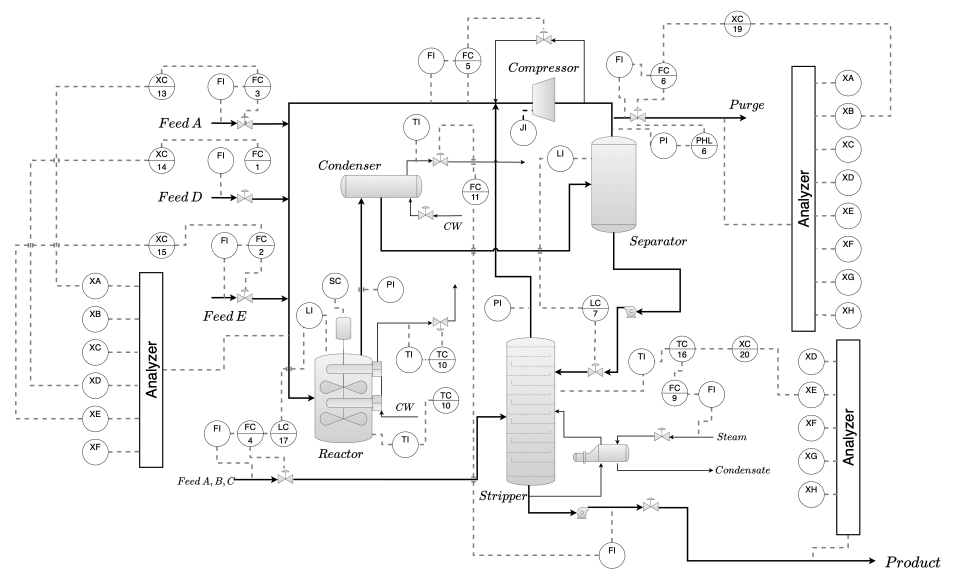
#> input picture lectures/l05/figures/tep-screenshot.png, 1908 x 1160 px (shown at 1/2 size)
$ python make_figures.py
#> lines starting #> are read from the running program, lines starting #| are printed output that depends on the picture
#!/usr/bin/env python3
"""Generate the L7 figures.

Run with:
    uv run --with pandas --with numpy --with matplotlib --with pyarrow python make_figures.py

Every number in the notes and the deck comes from this script or from the demo
notebook. Nothing is asserted.

ONE UNIT, TWO RECORDS
---------------------
The whole session runs on a single loop: the A and C feed of the Tennessee Eastman
plant, `xmv_4` (the valve) against `xmeas_4` (the flow). An earlier draft opened on
daily beer sales in Sao Paulo and then moved to a stirred tank, so the room met three
datasets before the first fit. It now meets one.

That loop has two records, and the difference between them is the session:

  * the record we make. The same loop, open loop, ramped and not waited on. This is
    the experiment operations will not let you run on a live unit, so we simulate it
    at the parameters measured FROM the archive (tau = 10.6 min, K = 0.130) at the
    archive's own operating point (valve 57.6 %, flow 8.79). Same loop, same units.
  * the record we have. The archive itself, 3-minute samples, under automatic control.

Two findings shaped this and are worth recording, because both contradicted a draft.

The archive CANNOT draw the loop. `xmv_4` is under closed-loop control and rattles
every sample, so flow against valve comes back as a cloud with a trend and the best
60-row window is a scribble. That is not a reason to avoid the archive. It is the
session's closing argument (closed-loop identification) arriving as a picture on slide
three, which is why `archive-cloud.png` exists and is shown next to the loop.

And the excitation failure cannot be shown with a step. A step recovers the true time
constant to three figures. It needs an input that genuinely never moves, which drops
the design matrix to rank 1 and returns a gain of exactly zero. That is a failure of
persistent excitation, not of the fit.

FIGURE SHAPES ARE CHOSEN FOR THE SLIDE
--------------------------------------
Every figure here lands on a 1280x720 MARP slide whose content box is 1140x620 after
the theme's padding, and MARP's `w:` sets width only. A near-square plot at a width
readable from the back of a room is taller than the whole content box, so the heading
and the closing line get clipped with no warning. Twelve L7 slides shipped that way
before anyone rendered the deck. Nothing here is taller than about 1.45:1, and after
changing any figsize run:

    node tools/check_slide_overflow.mjs _build/html/slides/l07/index.html

Outputs (committed alongside this script):
    feed-loop.png            wait at each valve position, or ramp: the curve and the loop
    archive-cloud.png        the same two columns from the real archive, which is a cloud
    feed-lag-plot.png        y[t] against y[t+1] is a straight line whose slope is a
    flat-channels.png        which channels are only repeating their last analyser result
    tep-flowsheet.png        the plant, with this session's channels marked on it

Raw data is cached in .cache/ and is gitignored. The archive figures read L5's cache of
the Tennessee Eastman archive (Rieth et al. 2017, CC0) and skip themselves if it is
absent, so the committed PNGs are the source of truth on a fresh clone.
"""
from __future__ import annotations

from pathlib import Path

import matplotlib
matplotlib.use("Agg")
import matplotlib.pyplot as plt
import numpy as np
import pandas as pd

HERE = Path(__file__).parent
TEP_CACHE = HERE.parent.parent / "l05" / "figures" / ".cache" / "_bench_cols.parquet"

CMU_RED = "#c41230"
INK = "#1a1a1a"
MUTED = "#5c5c5c"
BLUE = "#1f5c99"

plt.rcParams.update({
    "font.size": 12,
    "axes.labelsize": 12,
    "axes.titlesize": 13,
    "axes.spines.top": False,
    "axes.spines.right": False,
    "axes.edgecolor": MUTED,
    "text.color": INK,
    "axes.labelcolor": INK,
    "xtick.color": MUTED,
    "ytick.color": MUTED,
    "figure.dpi": 160,
    "savefig.bbox": "tight",
})

DT = 3.0
#: Measured from the archive itself in `archive_fit()`, then used to simulate the same
#: loop open loop. Quoting them here keeps the two records at the same parameters.
TAU_TRUE, K_TRUE = 10.6, 0.130
A_TRUE = np.exp(-DT / TAU_TRUE)
B_TRUE = K_TRUE * (1 - A_TRUE)
#: The archive's operating point, so the simulated record carries real units.
U0, Y0 = 57.6, 8.79
#: 25 samples up and 25 back down, so 75 minutes each way. Slower ramps close the loop
#: until it is invisible from the back of a room: 360 min up gives a gap of 0.08,
#: 75 min gives 0.40. Faster is not more honest, it is just more legible.
RAMP_N = 25


def load_run(fault=1, run=1):
    """One run of the archive, or None when L5's cache is not present."""
    if not TEP_CACHE.exists():
        return None
    df = pd.read_parquet(TEP_CACHE)
    g = df[(df.faultNumber == fault) & (df.simulationRun == run)]
    return g.sort_values("sample").reset_index(drop=True)


def fit_first_order(y, u, dt=DT):
    """Find a and b in y[t+1] = a*y[t] + b*u[t]. Returns (a, b, tau, K, rank)."""
    y = np.asarray(y, float); y = y - y.mean()
    u = np.asarray(u, float); u = u - u.mean()
    X = np.column_stack([y[:-1], u[:-1]])
    coef, *_ = np.linalg.lstsq(X, y[1:], rcond=None)
    a, b = coef
    return a, b, -dt / np.log(a), b / (1 - a), np.linalg.matrix_rank(X)


def simulate(u, noise=0.010, seed=7, settled=True):
    """The same loop, open loop. u is a deviation from the operating point.

    `settled` starts the loop already at rest for the first valve position. Without it
    the first twenty samples are a startup transient that reaches across the loop plot
    and reads, to a student, as part of the loop.
    """
#> called with u = array of shape (50,), noise = 0, seed = 7, settled = True
    rng = np.random.default_rng(seed)
    y = np.zeros(len(u))
    if settled:
        y[0] = K_TRUE * u[0]
    for t in range(len(u) - 1):
        y[t + 1] = A_TRUE * y[t] + B_TRUE * u[t] + rng.normal(0, noise)
    return y


def fig_feed_loop():
    """Wait at each valve position and you get a line. Ramp and you get a loop."""
    u = np.concatenate([np.linspace(-5, 5, RAMP_N), np.linspace(5, -5, RAMP_N)])
    y = simulate(u, noise=0.0)
    i_up, i_dn = RAMP_N // 2, RAMP_N + RAMP_N // 2

    fig, ax = plt.subplots(1, 2, figsize=(10.5, 4.0), sharey=True)
    ax[0].plot(U0 + u, Y0 + K_TRUE * u, lw=2.2, color=MUTED)
    ax[0].set(xlabel="xmv_4, valve %", ylabel="xmeas_4, feed flow",
              title="set the valve, wait, write it down")

    ax[1].plot(U0 + u, Y0 + y, lw=2.0, color=CMU_RED)
    ax[1].plot(U0 + u, Y0 + K_TRUE * u, lw=1, ls="--", color=MUTED,
               label="if you had waited")
    ax[1].plot([U0 + u[i_up], U0 + u[i_dn]], [Y0 + y[i_up], Y0 + y[i_dn]],
               "o", color=INK, ms=7, zorder=5)
    ax[1].annotate("same valve,\ntwo flows", xy=(U0 + u[i_dn], Y0 + y[i_dn]),
                   xytext=(U0 - 5.0, Y0 + 0.28), fontsize=11, color=INK,
                   arrowprops=dict(arrowstyle="->", color=INK, lw=1.2))
    ax[1].set(xlabel="xmv_4, valve %", title="ramp it up and back down")
    ax[1].legend(frameon=False, fontsize=10, loc="lower right")
    fig.savefig(HERE / "feed-loop.png")
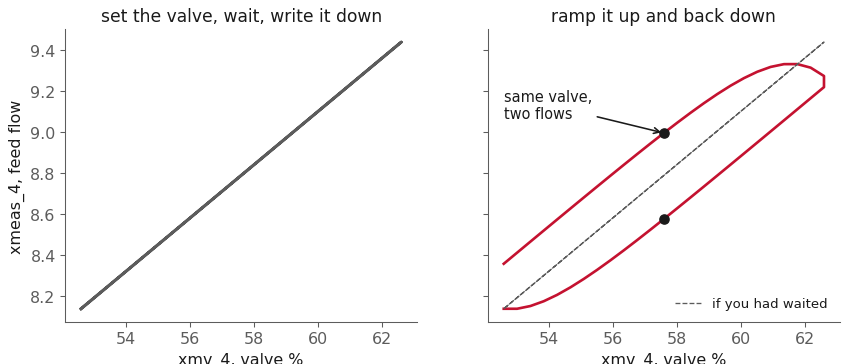
#> figure drawn by matplotlib, 2 panels
    plt.close(fig)
    print(f"wrote feed-loop.png   at valve {U0 + u[i_up]:.1f}%: "
          f"up {Y0 + y[i_up]:.3f}, down {Y0 + y[i_dn]:.3f}, "
          f"waited {Y0 + K_TRUE * u[i_up]:.3f}")


def fig_archive_cloud():
    """The same two columns from the archive. It is a cloud, and that is why."""
    g = load_run()
    if g is None:
        print("skipped archive-cloud.png (no TEP cache; run L5's make_figures first)")
        return
    u, y = g["xmv_4"].to_numpy(), g["xmeas_4"].to_numpy()

    fig, ax = plt.subplots(1, 2, figsize=(11, 4.0))
    ax[0].plot(g["sample"] * DT / 60, u, lw=0.8, color=BLUE)
    ax[0].set(xlabel="hours", ylabel="xmv_4, valve %",
              title="the valve, under automatic control")
    ax[1].plot(u, y, ".", ms=4, alpha=0.55, color=CMU_RED)
    ax[1].set(xlabel="xmv_4, valve %", ylabel="xmeas_4, feed flow",
              title="480 rows of archive: no loop, just a cloud")
    fig.savefig(HERE / "archive-cloud.png")
    plt.close(fig)
    print(f"wrote archive-cloud.png   valve std {u.std():.2f} %, "
          f"corr(u, y) = {np.corrcoef(u, y)[0, 1]:+.2f}")


def fig_feed_lag_plot():
    """y[t] against y[t+1]: a straight line whose slope is a. The derivation, drawn."""
    rng = np.random.default_rng(7)
    u = np.repeat(rng.choice([-3.0, 3.0], size=200), 2)[:400]
    y = simulate(u)
    keep = u[:-1] > 0            # hold the valve up so the line is visible
    fig, ax = plt.subplots(figsize=(7.4, 4.6))
    ax.plot(Y0 + y[:-1][keep], Y0 + y[1:][keep], ".", ms=5, color=CMU_RED, alpha=0.7)
    xs = np.linspace(Y0 + y.min(), Y0 + y.max(), 10)
    ax.plot(xs, A_TRUE * (xs - Y0) + B_TRUE * 3.0 + Y0, lw=1.6, color=INK,
            label=f"slope a = {A_TRUE:.3f}")
    ax.set(xlabel="flow now,  y[t]", ylabel="flow next sample,  y[t+1]",
           title="A lag plot, with the valve held open")
    ax.legend(frameon=False, fontsize=10)
    fig.savefig(HERE / "feed-lag-plot.png")
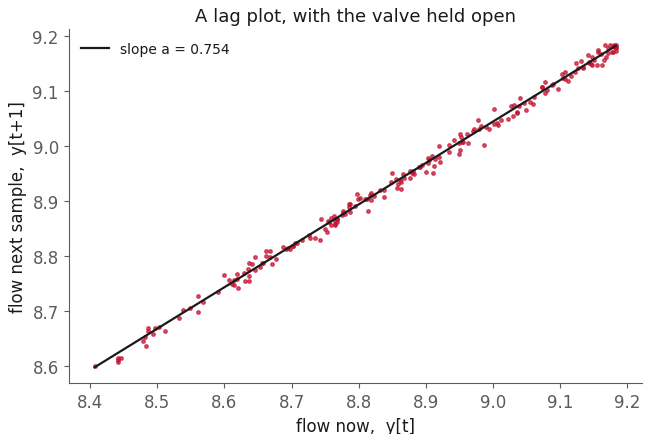
#> figure drawn by matplotlib, 1 panel; curve peaks at x = 9.18, y = 9.18
    plt.close(fig)
    print(f"wrote feed-lag-plot.png   a = {A_TRUE:.4f} -> tau = {-DT / np.log(A_TRUE):.1f} min")


def fig_flat_channels():
    """Which channels repeat their last value, and how often.

    A slow analyser reports on its own cycle and the historian holds the last result
    between cycles, which is a zero-order hold. On a 3-minute grid the channel is then
    flat on most rows. Downs and Vogel table 5 give the analyser cycles as 0.1 h for
    the feed and purge streams and 0.25 h for the product stream, which is 6 and 15
    minutes. The measured plateaus at 1/2 and 4/5 are exactly those two cycles on a
    3-minute grid, so the picture recovers the instrument from the data.
    """
    g = load_run()
    if g is None:
        print("skipped flat-channels.png (no TEP cache; run L5's make_figures first)")
        return
    cols = sorted((c for c in g.columns if c.startswith("xmeas_")),
                  key=lambda c: int(c.split("_")[1]))
    frac = np.array([float((g[c].diff() == 0).mean()) for c in cols])

    fig, ax = plt.subplots(figsize=(11, 3.8))
    ax.bar(range(len(cols)), frac, width=0.75,
           color=[CMU_RED if f > 0.4 else MUTED for f in frac])
    ax.set_xticks(range(len(cols)))
    ax.set_xticklabels([c.split("_")[1] for c in cols], fontsize=8)
    for level, label in ((0.5, "a 6-minute analyser"), (0.8, "a 15-minute analyser")):
        ax.axhline(level, ls="--", lw=1, color=BLUE)
        ax.text(0.5, level + 0.02, f"{label} on a 3-minute grid", fontsize=10, color=BLUE)
    ax.set(xlabel="xmeas channel number", ylim=(0, 1.0),
           ylabel="fraction of rows equal\nto the row before",
           title="One run of the archive: which channels are only repeating themselves")
    fig.savefig(HERE / "flat-channels.png")
    plt.close(fig)
    print(f"wrote flat-channels.png   {int((frac > 0.4).sum())} of {len(cols)} channels "
          f"flat on more than 40% of rows")


def fig_tep_flowsheet():
    """The plant, with the three channel families this session touches marked on it.

    The base drawing is the course's own P&ID of the Tennessee Eastman process, the same
    one Lecture 5 uses. The annotation is what makes it an L7 figure: a room looking at a
    52-instrument flowsheet cannot find `xmv_4` unless somebody points at it, and the
    instructor should not have to do that with a cursor from the back of the hall.

    Coordinates are in pixels of L5's tep-screenshot.png (1908 x 1160) and were read off
    the drawing by hand, so they move if that PNG is ever regenerated.
    """
    # L5's committed P&ID, read in place. An earlier version kept a byte-identical
    # copy in this directory, which is a second 318 KB binary to keep in step with
    # the first for no benefit.
    raw = HERE.parent.parent / "l05" / "figures" / "tep-screenshot.png"
    if not raw.exists():
        print("skipped tep-flowsheet.png (L5's tep-screenshot.png not found)")
        return
    img = plt.imread(raw)
#> img is the input picture: shape (1160, 1908, 4) float32; mean R, G, B, A 0.968, 0.968, 0.968, 1
    h, w = img.shape[0], img.shape[1]
#> h = 1160; w = 1908

    fig, ax = plt.subplots(figsize=(13, 13 * h / w))
    ax.imshow(img)
    ax.set_axis_off()

    def callout(xy, xytext, text, color):
        ax.annotate(
            text, xy=xy, xytext=xytext, fontsize=15, color="white", weight="bold",
            ha="center", va="center",
            bbox=dict(boxstyle="round,pad=0.45", fc=color, ec="none", alpha=0.95),
            arrowprops=dict(arrowstyle="-|>", color=color, lw=3,
                            shrinkA=2, shrinkB=6, connectionstyle="arc3,rad=0.15"),
        )

    # Two callouts, not three. The room can absorb two arrows on a 52-instrument P&ID,
    # and reactor pressure no longer appears in the notes or the deck.
    #
    # The loop this whole session runs on: FC-4 on the A and C feed, bottom left.
    callout((555, 945), (300, 1105), "xmv_4  the valve\nxmeas_4  the flow", CMU_RED)
    # The composition analysers: the 0.500 and 0.800 plateaus in the channel screen.
    callout((1618, 520), (1380, 690), "xmeas_23-41\nthe slow analysers", "#2e7d32")

    fig.savefig(HERE / "tep-flowsheet.png")
    plt.close(fig)
    print(f"wrote tep-flowsheet.png  ({w}x{h} base)")
#| wrote tep-flowsheet.png  (1908x1160 base)


def archive_fit():
    """The numbers the simulator is set to. Printed so the two records stay in step."""
    g = load_run()
    if g is None:
        print("skipped archive fit (no TEP cache)")
        return
    a, b, tau, K, rank = fit_first_order(g["xmeas_4"], g["xmv_4"])
    print(f"archive fit, xmeas_4 ~ xmv_4: a = {a:.3f}, tau = {tau:.1f} min, "
          f"K = {K:+.4f}, rank {rank}")
    print(f"  operating point: valve {g['xmv_4'].mean():.1f} %, flow {g['xmeas_4'].mean():.2f}")


if __name__ == "__main__":
    archive_fit()
    fig_feed_loop()
    fig_archive_cloud()
    fig_feed_lag_plot()
    fig_flat_channels()
    fig_tep_flowsheet()
